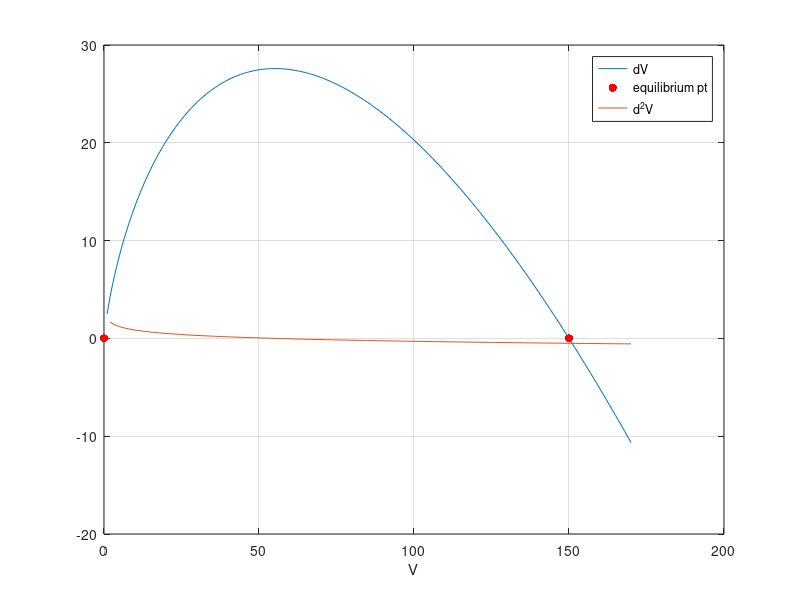

This figure's MATLAB source:
%% Eric Wan - ezw23@drexel.edu - Lab 1
%% Question 1
B = 0.5;
k = 150;
V = 0:1:170;
n = numel(V);
pts = zeros(1,n);
for i = 1:n
   dV = B*V(i)*log(k/V(i));
   pts(i) = dV;
end
figure
plot(V, pts)
hold on
grid on
legend show
xlabel('V')

%% Question 2
eq = [0 V(151); 0 pts(151)];
scatter(eq(1,:), eq(:,1),'r','filled')

%% Question 3
d2V = gradient(pts);
plot(V, d2V)
legend('dV', 'equilibrium pt','d^2V')

%% Question 4
%{
Regions of Attraction
@ V = 0, [0], unstable
@ V = 150, (0,infinity) stable
%}

%% Question 5
%{
No as there is no indication of time past
%}

%% Question 6

%% Question 7
%{
x' = 0.5*x*log(150/x)
independant var = t
min/max of t = -30/30
min/max of x = 0/170
%}

%% Question 8
%{
The results show that the direction fields go to 150 and away from 0
%}

%% Question 9
%{
The results show that it would take 15 seconds to have V = 140
%}

%% Question 10
%{
The results show that it would take 20 seconds to have V = 140. 
This takes longer than in question 9.
%}